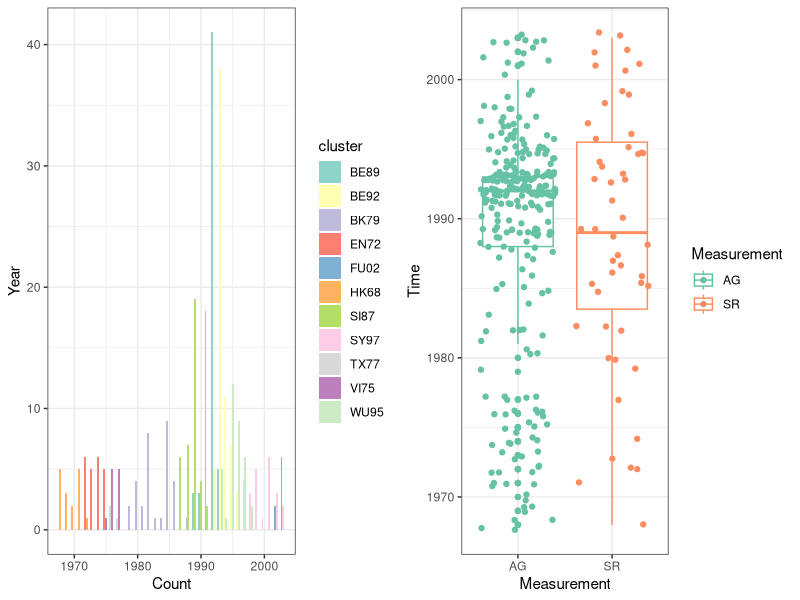
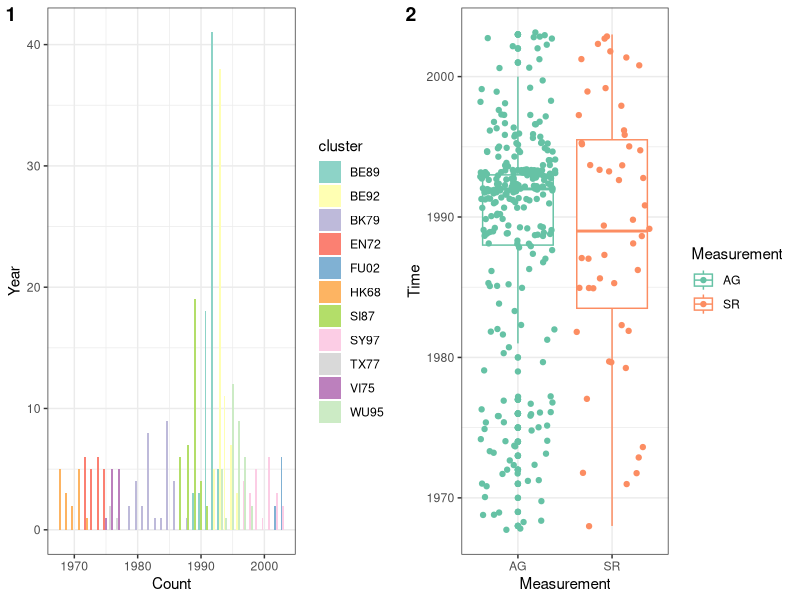
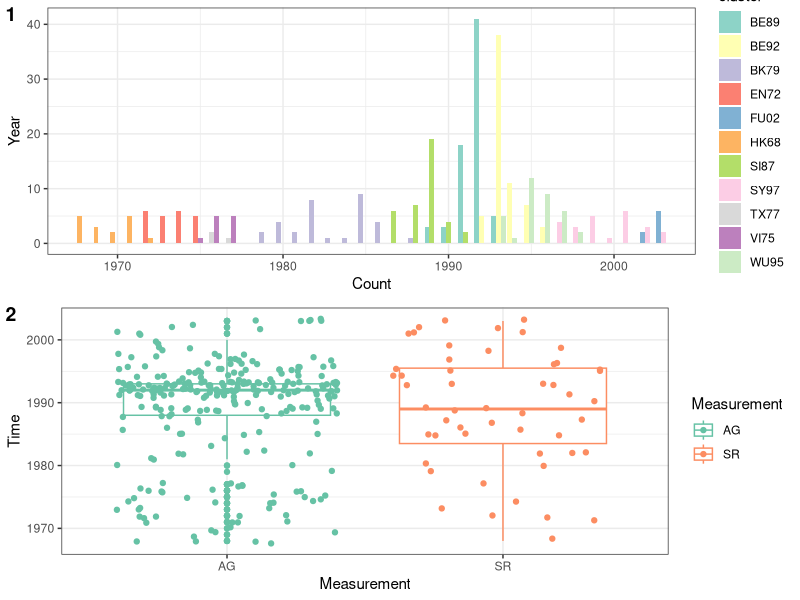
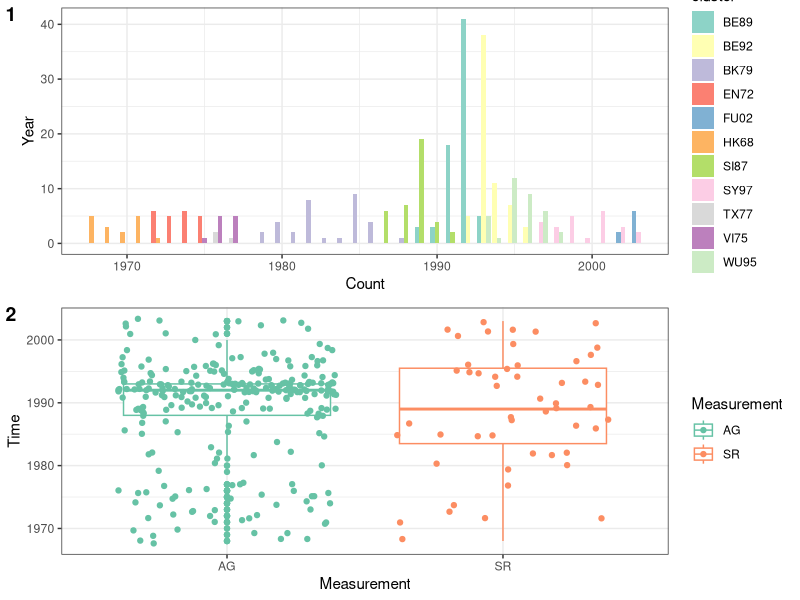
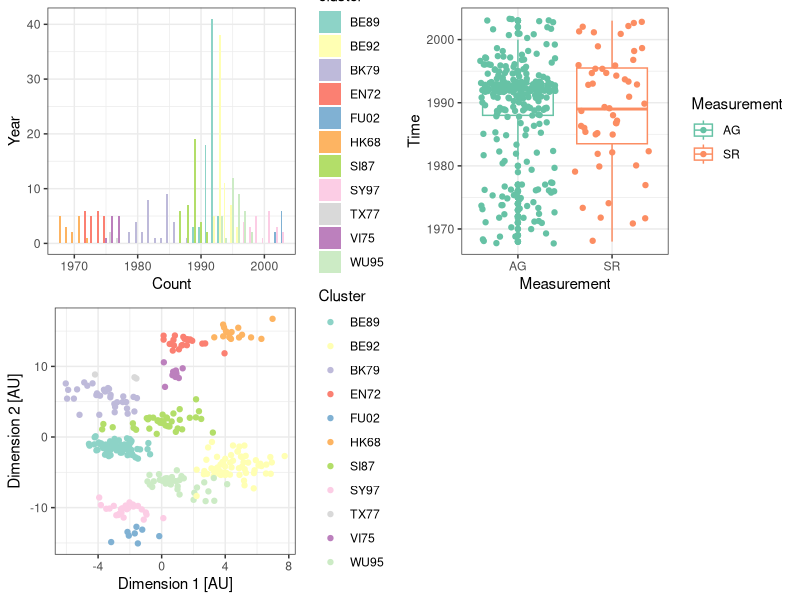
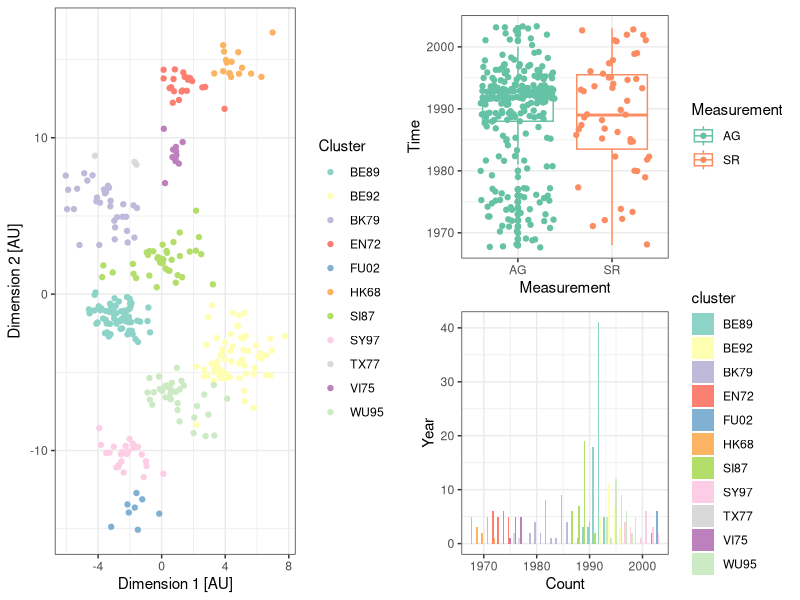
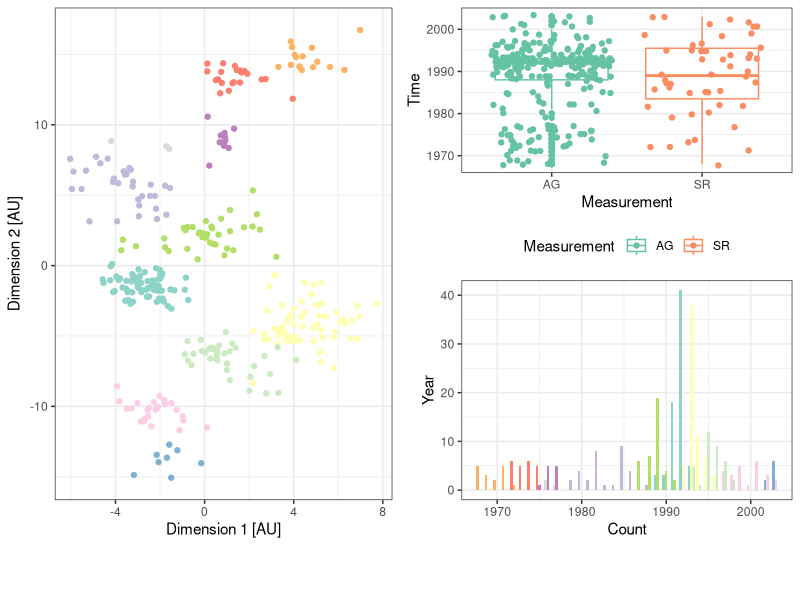
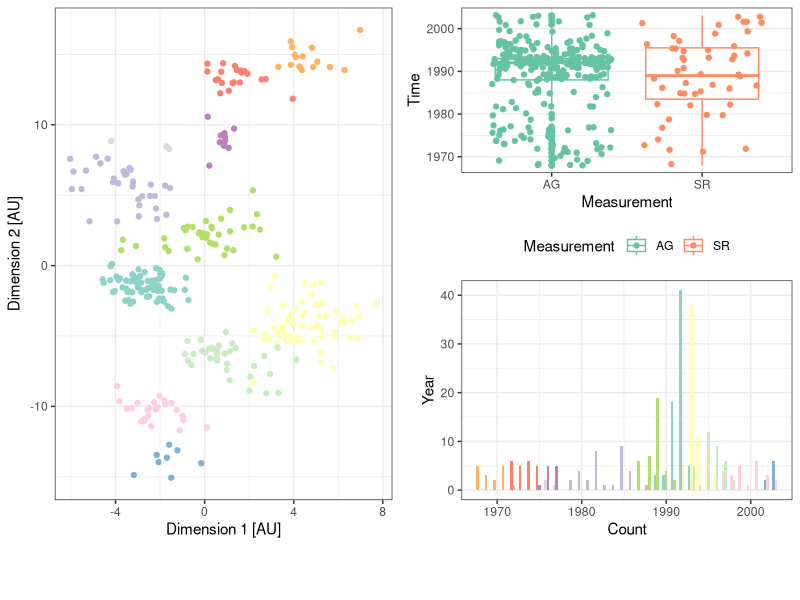

These charts were generated, in order, by the following R code:
## ---- chunk 1
knitr::opts_chunk$set(echo = TRUE,
                      comment = "#>",
                      collapse = TRUE,
                      fig.width = 6,
                      fig.align = "center",
                      out.width = "70%")
## ---- chunk 2
library("tidyverse")
library("cowplot")
library("RColorBrewer")
## ---- chunk 3
coord <- read_csv("data/2004_Science_Smith_data.csv")
p <- ggplot(data=coord)
## ---- chunk 4
antigenic_map <- p + 
  geom_point(aes(x=x.coordinate, y=y.coordinate, color=cluster)) +
  scale_color_brewer(type="qual", palette = "Set3") +
  labs(x="Dimension 1 [AU]",
       y="Dimension 2 [AU]",
       color="Cluster") +
  theme_bw()

time_barplot <- p + geom_bar(aes(x=year, fill=cluster),
                             position=position_dodge(preserve="single")) +
  scale_fill_brewer(type="qual", palette = "Set3") +
  labs(x="Count",
       y="Year",
       color="Cluster") +
  theme_bw()

time_boxplot <- p + 
  geom_boxplot(aes(x=type, y=year, color=type)) +
  geom_jitter(aes(x=type, y=year, color=type)) +
  scale_color_manual(values=c("#66c2a5", "#fc8d62")) +
  labs(x="Measurement",
       y="Time",
       color="Measurement") +
  theme_bw()

## ---- chunk 5
plot_grid(time_barplot, time_boxplot)
## ---- chunk 6
plot_grid(time_barplot, time_boxplot,
          labels=c(1,2))

## ---- chunk 7
plot_grid(time_barplot, time_boxplot,
          labels=c(1,2),
          nrow=2)
## ---- chunk 8
plot_grid(time_barplot, time_boxplot,
          labels=c(1,2),
          nrow=2,
          align="v",
          axis="lr")
## ---- chunk 9
plot_grid(time_barplot, time_boxplot, antigenic_map)
## ---- chunk 10
right_column <- plot_grid(time_boxplot, time_barplot,
                   nrow=2,
                   align="v",
                   axis="lr")

plot_grid(antigenic_map, right_column,
          nrow=1,
          align="h",
          axis="t")
## ---- chunk 11
right_column <- plot_grid( time_boxplot + theme(legend.position = "bottom"),
                           time_barplot + theme(legend.position = "none"),
                           nrow=2,
                           align="v",
                           axis="lr")

top_row <- plot_grid(antigenic_map + theme(legend.position = "none"),
                     right_column, nrow=1)

new_map <- antigenic_map +
  guides(color=guide_legend(nrow=2)) +
  theme(legend.position = "bottom")

cluster_legend <- get_legend(new_map)

plot_grid(top_row, cluster_legend,
          nrow=2,
          rel_heights = c(10,1))

## ---- chunk 12
right_column <- plot_grid( time_boxplot + theme(legend.position = "bottom"),
                           time_barplot + theme(legend.position = "none"),
                           nrow=2,
                           align="v",
                           axis="lr")

top_row <- plot_grid(antigenic_map + theme(legend.position = "none"),
                     right_column, nrow=1)
## ---- chunk 13
new_map <- antigenic_map +
  guides(color=guide_legend(nrow=2)) +
  theme(legend.position = "bottom")

cluster_legend <- get_legend(new_map)
## ---- chunk 14
plot_grid(top_row, cluster_legend,
          nrow=2,
          rel_heights = c(10,1))

## ---- chunk 15
plot_grid(antigenic_map + theme_gray() + ggtitle("Default ggplot"),
          antigenic_map + theme_cowplot()  + ggtitle("theme_cowplot"),
          antigenic_map + theme_half_open()  + ggtitle("theme_half_open"), 
          antigenic_map + theme_minimal_grid() + ggtitle("theme_minimal_grid"),
          antigenic_map + theme_minimal_hgrid() + ggtitle("theme_minimal_hgrid"),
          antigenic_map + theme_minimal_vgrid() + ggtitle("theme_minimal_vgrid"),
          antigenic_map + theme_map() + ggtitle("theme_map"),
          antigenic_map + theme_nothing() + ggtitle("theme_nothing"),
          nrow=4,
          align="vh",
          axis="tblr")
